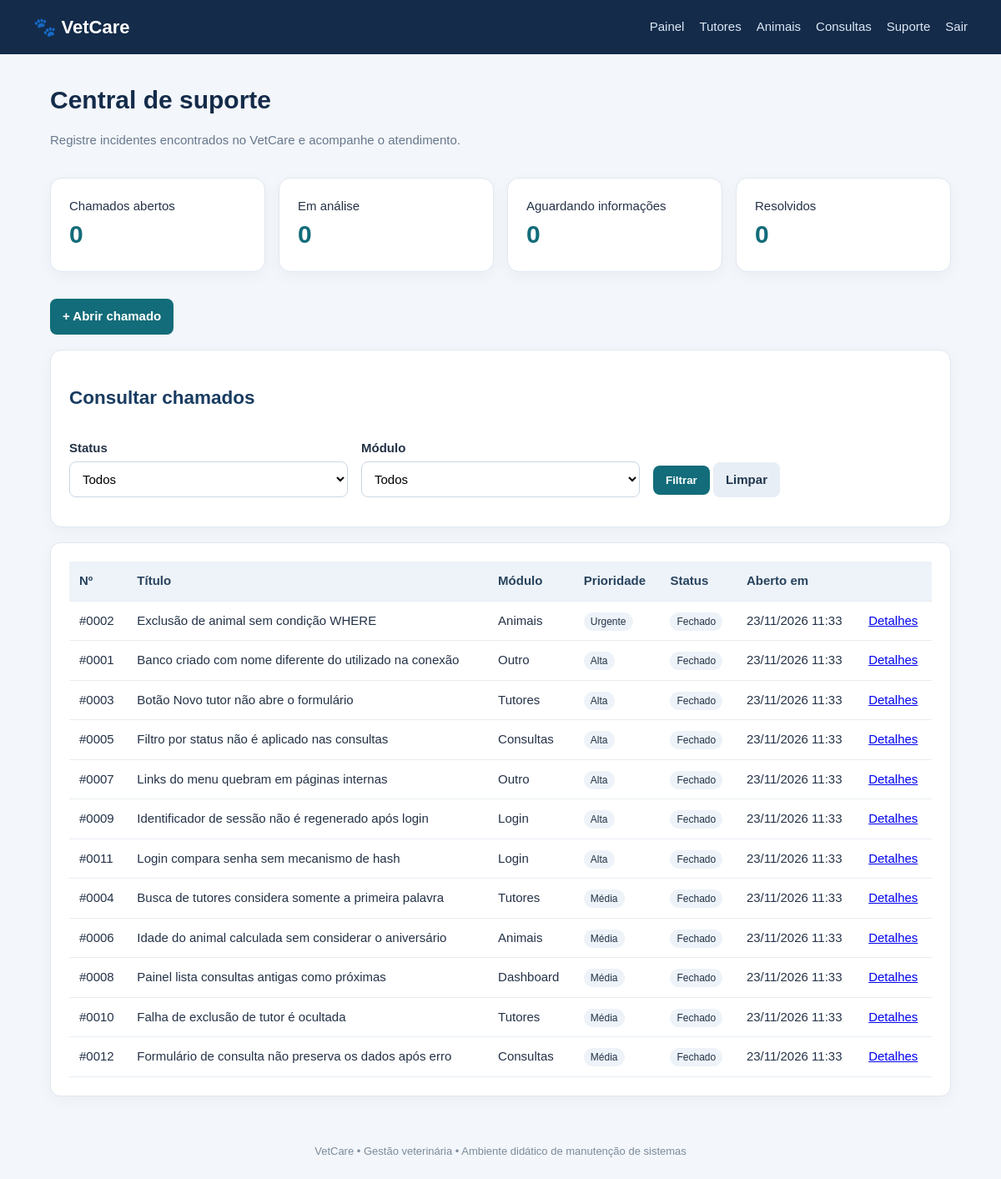
The page /vetcare_manutencao_djeniffer/chamados/index.php (signed in) on the database its author committed.
### tables this page shows
CREATE TABLE IF NOT EXISTS chamados (
  id INT AUTO_INCREMENT PRIMARY KEY,
  titulo VARCHAR(160) NOT NULL,
  modulo VARCHAR(60) NOT NULL,
  solicitante VARCHAR(120) NOT NULL,
  equipe VARCHAR(100),
  descricao TEXT NOT NULL,
  passos TEXT NOT NULL,
  resultado_esperado TEXT NOT NULL,
  resultado_obtido TEXT NOT NULL,
  severidade ENUM('Baixa','Média','Alta','Crítica') NOT NULL DEFAULT 'Média',
  prioridade ENUM('Baixa','Média','Alta','Urgente') NOT NULL DEFAULT 'Média',
  status ENUM('Aberto','Em análise','Aguardando informações','Resolvido','Fechado') NOT NULL DEFAULT 'Aberto',
  responsavel VARCHAR(120),
  criado_em TIMESTAMP DEFAULT CURRENT_TIMESTAMP,
  atualizado_em TIMESTAMP DEFAULT CURRENT_TIMESTAMP ON UPDATE CURRENT_TIMESTAMP
);

### vetcare_manutencao_djeniffer/chamados/index.php (the view, shortened to what this page needs)
<?php
require_once __DIR__.'/../config/database.php';require_once __DIR__.'/../config/auth.php';exigirLogin();
$sql="SELECT * FROM chamados WHERE 1=1";$params=[];
$sql.=" ORDER BY FIELD(prioridade,'Urgente','Alta','Média','Baixa'), criado_em DESC";
$stmt=$pdo->prepare($sql);$stmt->execute($params);$rows=$stmt->fetchAll();
$counts=$pdo->query("SELECT status,COUNT(*) total FROM chamados GROUP BY status")->fetchAll(PDO::FETCH_KEY_PAIR);
include __DIR__.'/../includes/header.php';
?>
<h1>Central de suporte</h1>
<p class="muted">Registre incidentes encontrados no VetCare e acompanhe o atendimento.</p>
<div class="grid">
 <div class="stat"><span>Chamados abertos</span><strong><?= (int)($counts['Aberto']??0) ?></strong></div>
 <div class="stat"><span>Em análise</span><strong><?= (int)($counts['Em análise']??0) ?></strong></div>
 <div class="stat"><span>Aguardando informações</span><strong><?= (int)($counts['Aguardando informações']??0) ?></strong></div>
 <div class="stat"><span>Resolvidos</span><strong><?= (int)($counts['Resolvido']??0) ?></strong></div>
</div>
<div class="actions"><a class="btn" href="novo.php">+ Abrir chamado</a></div>
<section class="panel">
<h2>Consultar chamados</h2>
<form method="get" class="grid">
 <div class="field"><label>Status</label><select name="status"><option value="">Todos</option></select></div>
 <div class="field"><label>Módulo</label><select name="modulo"><option value="">Todos</option></select></div>
 <div class="field" style="align-self:end"><button>Filtrar</button> <a class="btn secondary" href="index.php">Limpar</a></div>
</form></section>
<section class="panel table-wrap"><table>
<tr><th>Nº</th><th>Título</th><th>Módulo</th><th>Prioridade</th><th>Status</th><th>Aberto em</th><th></th></tr>
<?php foreach($rows as $r):?><tr>
<td>#<?=str_pad($r['id'],4,'0',STR_PAD_LEFT)?></td><td><?=htmlspecialchars($r['titulo'])?></td><td><?=htmlspecialchars($r['modulo'])?></td><td><span class="tag"><?=htmlspecialchars($r['prioridade'])?></span></td><td><span class="tag"><?=htmlspecialchars($r['status'])?></span></td><td><?=date('d/m/Y H:i',strtotime($r['criado_em']))?></td><td><a href="ver.php?id=<?=$r['id']?>">Detalhes</a></td>
</tr><?php endforeach;?>
</table></section>
<?php include __DIR__.'/../includes/footer.php';?>

### vetcare_manutencao_djeniffer/assets/style.css (style rules this page uses)
* { box-sizing:border-box }
body { margin:0;background:#f3f6fa;color:#243247;font:15px/1.5 Arial,sans-serif }
h1 { margin:0 0 8px;color:#142b4a }
h2 { color:#183b60 }
.muted { color:#68788d }
.panel,.stat,.login-box { background:white;border:1px solid #e1e8f0;border-radius:14px;padding:22px;box-shadow:0 5px 18px #203c5b0a;margin:18px 0 }
.grid { display:grid;grid-template-columns:repeat(auto-fit,minmax(210px,1fr));gap:16px }
.stat strong { font-size:30px;display:block;color:#126c79 }
.actions { display:flex;gap:8px;flex-wrap:wrap;margin:14px 0 }
.btn,button { display:inline-block;border:0;border-radius:8px;padding:10px 15px;background:#126c79;color:white;text-decoration:none;cursor:pointer;font-weight:700 }
.btn.secondary { background:#e8eef5;color:#20364e }
form .field { margin:13px 0 }
label { display:block;font-weight:700;margin-bottom:5px }
input,select,textarea { width:100%;padding:11px;border:1px solid #cbd6e2;border-radius:8px;font:inherit;background:#fff }
table { width:100%;border-collapse:collapse;background:white }
th,td { text-align:left;padding:12px;border-bottom:1px solid #e8edf2 }
th { background:#edf3f8;color:#29435e }
.table-wrap { overflow-x:auto;border-radius:12px }
.tag { padding:4px 8px;border-radius:20px;background:#edf3f8;font-size:12px }

### rows shown on the page
chamados: id "0002", titulo "Exclusão de animal sem condição WHERE", modulo "Animais", prioridade "Urgente", status "Fechado", criado_em "23/11/2026 11:33"
chamados: id "0001", titulo "Banco criado com nome diferente do utilizado na conexão", modulo "Outro", prioridade "Alta", status "Fechado", criado_em "23/11/2026 11:33"
chamados: id "0003", titulo "Botão Novo tutor não abre o formulário", modulo "Tutores", prioridade "Alta", status "Fechado", criado_em "23/11/2026 11:33"
chamados: id "0005", titulo "Filtro por status não é aplicado nas consultas", modulo "Consultas", prioridade "Alta", status "Fechado", criado_em "23/11/2026 11:33"
chamados: id "0007", titulo "Links do menu quebram em páginas internas", modulo "Outro", prioridade "Alta", status "Fechado", criado_em "23/11/2026 11:33"
chamados: id "0009", titulo "Identificador de sessão não é regenerado após login", modulo "Login", prioridade "Alta", status "Fechado", criado_em "23/11/2026 11:33"
chamados: id "0011", titulo "Login compara senha sem mecanismo de hash", modulo "Login", prioridade "Alta", status "Fechado", criado_em "23/11/2026 11:33"
chamados: id "0004", titulo "Busca de tutores considera somente a primeira palavra", modulo "Tutores", prioridade "Média", status "Fechado", criado_em "23/11/2026 11:33"
chamados: id "0006", titulo "Idade do animal calculada sem considerar o aniversário", modulo "Animais", prioridade "Média", status "Fechado", criado_em "23/11/2026 11:33"
chamados: id "0008", titulo "Painel lista consultas antigas como próximas", modulo "Dashboard", prioridade "Média", status "Fechado", criado_em "23/11/2026 11:33"
chamados: id "0010", titulo "Falha de exclusão de tutor é ocultada", modulo "Tutores", prioridade "Média", status "Fechado", criado_em "23/11/2026 11:33"
chamados: id "0012", titulo "Formulário de consulta não preserva os dados após erro", modulo "Consultas", prioridade "Média", status "Fechado", criado_em "23/11/2026 11:33"

### other values the page prints
$counts['Aberto'] "0"
$counts['Em análise'] "0"
$counts['Aguardando informações'] "0"
$counts['Resolvido'] "0"
